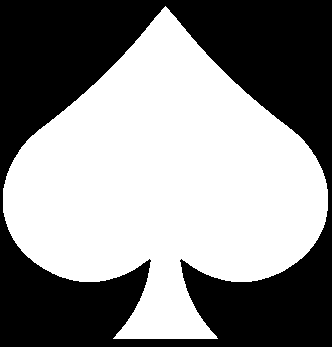
%> input picture Hu/template/spade.png, 332 x 347 px
$ octave stretch_test.m   (GNU Octave 9; MATLAB toolbox functions it lacks are replaced by stand-ins)
%> lines starting %> are read from the running program, lines starting %| are printed output that depends on the picture; in (x1, y1, x2, y2) boxes, pixels count from 0 and x2, y2 are one past the last pixel; in counts of white or black regions, pixels touching at a corner belong together; the program's own positions count from 1
clc; clear; close all;

[filename, pathname] = uigetfile({'*.jpg;*.png;*.bmp;*.tif;*.tiff','Image Files'}, 'Select an image');
%> the answer given: spade.png
if isequal(filename, 0)
    disp('User cancelled.'); return;
end
img = imread(fullfile(pathname, filename));
%> img is the input picture: size 347x332x3 uint8; 53.9% white; 1 black region, box (x1, y1, x2, y2) and area: (0, 0, 332, 347) 53129
if size(img, 3) == 3
    img = rgb2gray(img);
end

bw = imbinarize(img);


scale_factors = 0.5:0.2:2.0;
n = numel(scale_factors);
hu_all = zeros(n, 7);

figure('Name', 'Stretched Images');
for i = 1:n
    scale_x = scale_factors(i);  % Stretch in X only
    scale_y = 1.0;               % No stretch in Y

    tform = affine2d([scale_x 0 0; 0 scale_y 0; 0 0 1]);
    stretched = imwarp(bw, tform);

    hu = computeHuMoments(stretched);
    hu_all(i, :) = hu;

    subplot(2, ceil(n/2), i);
    imshow(stretched); title(['X Scale = ' num2str(scale_x)]);
end
%> this loop made 8 passes
%> (m00 in computeHuMoments, xc in computeHuMoments, n20 in computeHuMoments, n02 in computeHuMoments, n11 in computeHuMoments, n30 in computeHuMoments, n12 in computeHuMoments, n21 in computeHuMoments) on passes 2, 3, 4, 7, 8: (43501, 116.7, 0.0677, 0.109, 1.73e-06, -1.52e-05, 1.62e-05, 0.0031), (55898, 149.6, 0.0869, 0.0846, 5.96e-06, -4.17e-06, 4.18e-06, 0.00351), (68312, 183, 0.106, 0.0692, 1.58e-05, -3.31e-06, 2.69e-06, 0.00388), (105576, 282.2, 0.164, 0.0448, 3.52e-06, -3.19e-05, 6.1e-06, 0.00484), (117973, 315.1, 0.184, 0.0401, 5.33e-06, -1.49e-05, 2.91e-06, 0.0051)
%> (m00 in computeHuMoments, xc in computeHuMoments, n20 in computeHuMoments, n02 in computeHuMoments, n11 in computeHuMoments, n30 in computeHuMoments, n12 in computeHuMoments, n21 in computeHuMoments) on passes 1, 5, 6: (31228, 83.24, 0.0483, 0.152, -1.89e-05, -1.32e-05, 2.82e-05, 0.00261), (80741, 215.9, 0.126, 0.0585, 1.08e-05, -8.63e-06, 3.41e-06, 0.00423), (93303, 248.8, 0.145, 0.0507, -3.18e-06, -3.07e-05, 7.66e-06, 0.00453)
%> pass 1, `stretched = imwarp(bw, tform);`:
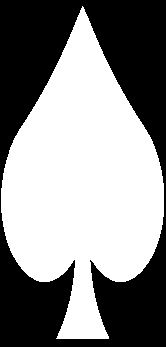
%> stretched: size 347x166 logical; 54.2% white; 1 black region, box (x1, y1, x2, y2) and area: (0, 0, 166, 347) 26374
%> pass 2, `stretched = imwarp(bw, tform);`:
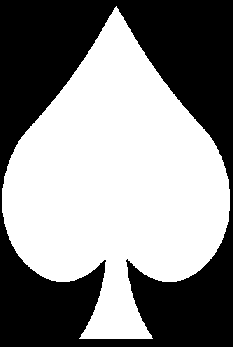
%> stretched: size 347x233 logical; 53.8% white; 1 black region, box (x1, y1, x2, y2) and area: (0, 0, 233, 347) 37350
%> after the loop, hu_all = [0.2 0.0108 0.000158 4.57e-06 1.23e-10 4.74e-07 -1.63e-12; 0.176 0.00168 0.000146 1.05e-07 -4.09e-13 4.29e-09 -5.91e-15; 0.172 5.37e-06 0.000154 2.6e-06 -5.22e-11 -6.04e-09 -7.07e-14; 0.175 0.00137 0.00017 6.11e-06 -1.97e-10 -2.26e-07 -2.52e-14; 0.184 0.0045 0.00019 9.81e-06 -4.24e-10 -6.58e-07 1.54e-12; 0.196 0.00887 0.00021 1.33e-05 -7e-10 -1.25e-06 1.07e-11; 0.209 0.0143 0.000232 1.69e-05 -1.05e-09 -2.01e-06 1.64e-11; 0.224 0.0206 0.000254 2.01e-05 -1.44e-09 -2.89e-06 9.43e-12]
%> after the loop:
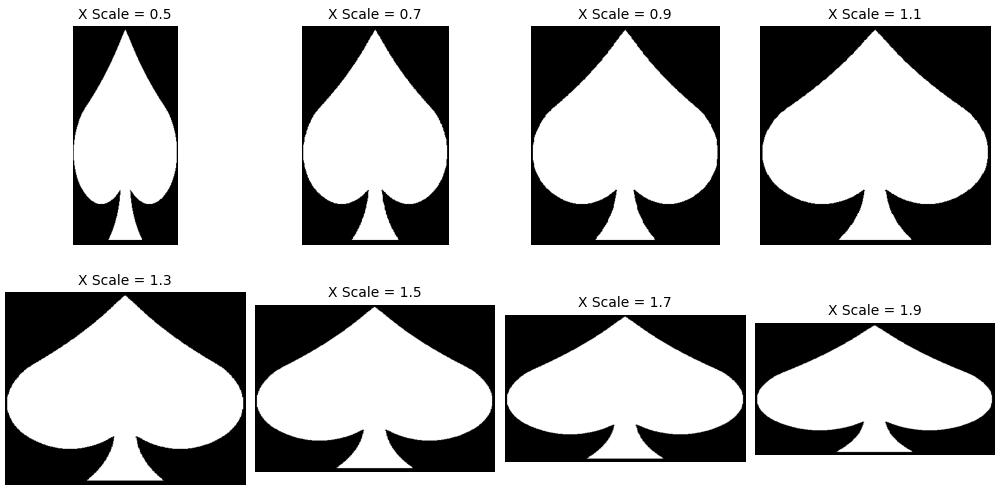
%> figure redrawn from the program's plot data, 8 panels

disp('X Scale vs Hu Moments:');
disp(array2table(hu_all, 'VariableNames', ...
    {'Hu1','Hu2','Hu3','Hu4','Hu5','Hu6','Hu7'}, ...
    'RowNames', cellstr("x" + string(scale_factors))));
%> (this line was passed over: array2table is not available in this run)


function hu = computeHuMoments(BW)
    BW = BW > 0;
    [h, w] = size(BW);
    [X, Y] = meshgrid(1:w, 1:h);
    BWd = double(BW);
    m00 = sum(BWd(:));
    if m00 == 0
        hu = zeros(1, 7); return;
    end
    xc = sum(sum(X .* BWd)) / m00;
    yc = sum(sum(Y .* BWd)) / m00;
    mu = @(p,q) sum(sum(((X - xc).^p) .* ((Y - yc).^q) .* BWd));
    eta = @(p,q) mu(p,q) / m00^((p + q) / 2 + 1);
    n20 = eta(2,0); n02 = eta(0,2); n11 = eta(1,1);
    n30 = eta(3,0); n12 = eta(1,2); n21 = eta(2,1); n03 = eta(0,3);
    hu = [n20 + n02, ...
         (n20 - n02)^2 + 4 * n11^2, ...
         (n30 - 3*n12)^2 + (3*n21 - n03)^2, ...
         (n30 + n12)^2 + (n21 + n03)^2, ...
         (n30 - 3*n12)*(n30 + n12)*((n30 + n12)^2 - 3*(n21 + n03)^2) + ...
         (3*n21 - n03)*(n21 + n03)*(3*(n30 + n12)^2 - (n21 + n03)^2), ...
         (n20 - n02)*((n30 + n12)^2 - (n21 + n03)^2) + ...
         4 * n11 * (n30 + n12) * (n21 + n03), ...
         (3*n21 - n03)*(n30 + n12)*((n30 + n12)^2 - 3*(n21 + n03)^2) - ...
         (n30 - 3*n12)*(n21 + n03)*(3*(n30 + n12)^2 - (n21 + n03)^2)];
end
